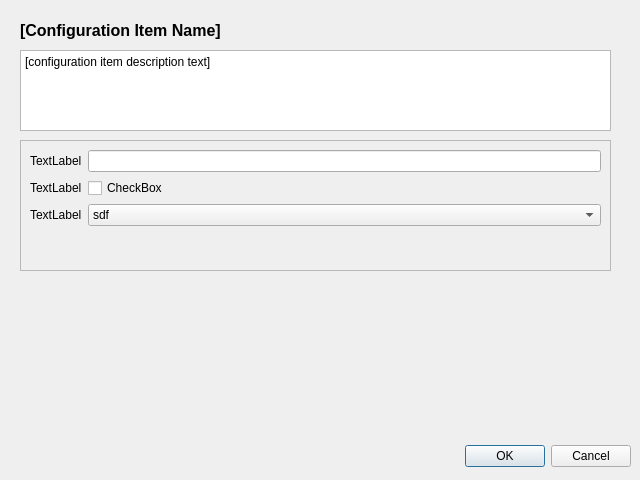
<?xml version="1.0" encoding="UTF-8"?>
<ui version="4.0">
 <class>Dialog</class>
 <widget class="QDialog" name="Dialog">
  <property name="geometry">
   <rect>
    <x>0</x>
    <y>0</y>
    <width>640</width>
    <height>480</height>
   </rect>
  </property>
  <property name="windowTitle">
   <string>Config Item Editor</string>
  </property>
  <property name="modal">
   <bool>true</bool>
  </property>
  <widget class="QDialogButtonBox" name="buttonBox">
   <property name="geometry">
    <rect>
     <x>10</x>
     <y>440</y>
     <width>621</width>
     <height>32</height>
    </rect>
   </property>
   <property name="orientation">
    <enum>Qt::Horizontal</enum>
   </property>
   <property name="standardButtons">
    <set>QDialogButtonBox::Cancel|QDialogButtonBox::Ok</set>
   </property>
  </widget>
  <widget class="QLabel" name="label">
   <property name="geometry">
    <rect>
     <x>20</x>
     <y>20</y>
     <width>251</width>
     <height>21</height>
    </rect>
   </property>
   <property name="text">
    <string>&lt;!DOCTYPE HTML PUBLIC &quot;-//W3C//DTD HTML 4.0//EN&quot; &quot;http://www.w3.org/TR/REC-html40/strict.dtd&quot;&gt;
&lt;html&gt;&lt;head&gt;&lt;meta name=&quot;qrichtext&quot; content=&quot;1&quot; /&gt;&lt;style type=&quot;text/css&quot;&gt;
p, li { white-space: pre-wrap; }
&lt;/style&gt;&lt;/head&gt;&lt;body style=&quot; font-family:'Sans'; font-size:12pt; font-weight:400; font-style:normal;&quot;&gt;
&lt;p style=&quot; margin-top:0px; margin-bottom:0px; margin-left:0px; margin-right:0px; -qt-block-indent:0; text-indent:0px;&quot;&gt;&lt;span style=&quot; font-weight:600;&quot;&gt;[Configuration Item Name]&lt;/span&gt;&lt;/p&gt;&lt;/body&gt;&lt;/html&gt;</string>
   </property>
  </widget>
  <widget class="QPlainTextEdit" name="plainTextEdit">
   <property name="geometry">
    <rect>
     <x>20</x>
     <y>50</y>
     <width>591</width>
     <height>81</height>
    </rect>
   </property>
   <property name="frameShape">
    <enum>QFrame::StyledPanel</enum>
   </property>
   <property name="readOnly">
    <bool>true</bool>
   </property>
   <property name="plainText">
    <string>[configuration item description text]</string>
   </property>
  </widget>
  <widget class="QFrame" name="frame">
   <property name="geometry">
    <rect>
     <x>20</x>
     <y>140</y>
     <width>591</width>
     <height>131</height>
    </rect>
   </property>
   <property name="frameShape">
    <enum>QFrame::StyledPanel</enum>
   </property>
   <property name="frameShadow">
    <enum>QFrame::Raised</enum>
   </property>
   <layout class="QFormLayout" name="formLayout">
    <item row="0" column="0">
     <widget class="QLabel" name="label_2">
      <property name="text">
       <string>TextLabel</string>
      </property>
     </widget>
    </item>
    <item row="0" column="1">
     <widget class="QLineEdit" name="lineEdit"/>
    </item>
    <item row="1" column="0">
     <widget class="QLabel" name="label_3">
      <property name="text">
       <string>TextLabel</string>
      </property>
     </widget>
    </item>
    <item row="1" column="1">
     <widget class="QCheckBox" name="checkBox">
      <property name="text">
       <string>CheckBox</string>
      </property>
     </widget>
    </item>
    <item row="2" column="0">
     <widget class="QLabel" name="label_4">
      <property name="text">
       <string>TextLabel</string>
      </property>
     </widget>
    </item>
    <item row="2" column="1">
     <widget class="QComboBox" name="comboBox">
      <item>
       <property name="text">
        <string>sdf</string>
       </property>
      </item>
      <item>
       <property name="text">
        <string>s</string>
       </property>
      </item>
      <item>
       <property name="text">
        <string>sdfsdf</string>
       </property>
      </item>
      <item>
       <property name="text">
        <string>d</string>
       </property>
      </item>
     </widget>
    </item>
   </layout>
  </widget>
 </widget>
 <resources/>
 <connections>
  <connection>
   <sender>buttonBox</sender>
   <signal>accepted()</signal>
   <receiver>Dialog</receiver>
   <slot>accept()</slot>
   <hints>
    <hint type="sourcelabel">
     <x>248</x>
     <y>254</y>
    </hint>
    <hint type="destinationlabel">
     <x>157</x>
     <y>274</y>
    </hint>
   </hints>
  </connection>
  <connection>
   <sender>buttonBox</sender>
   <signal>rejected()</signal>
   <receiver>Dialog</receiver>
   <slot>reject()</slot>
   <hints>
    <hint type="sourcelabel">
     <x>316</x>
     <y>260</y>
    </hint>
    <hint type="destinationlabel">
     <x>286</x>
     <y>274</y>
    </hint>
   </hints>
  </connection>
 </connections>
</ui>
